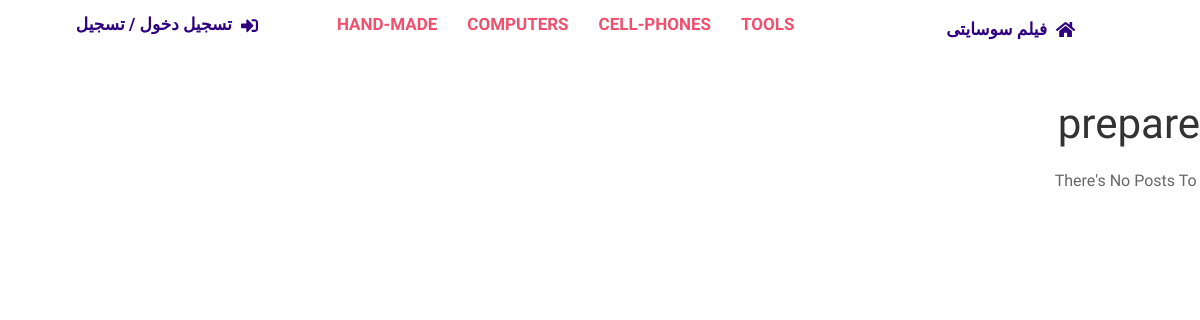
The app's page /tags.php?tags=prepare, older data.
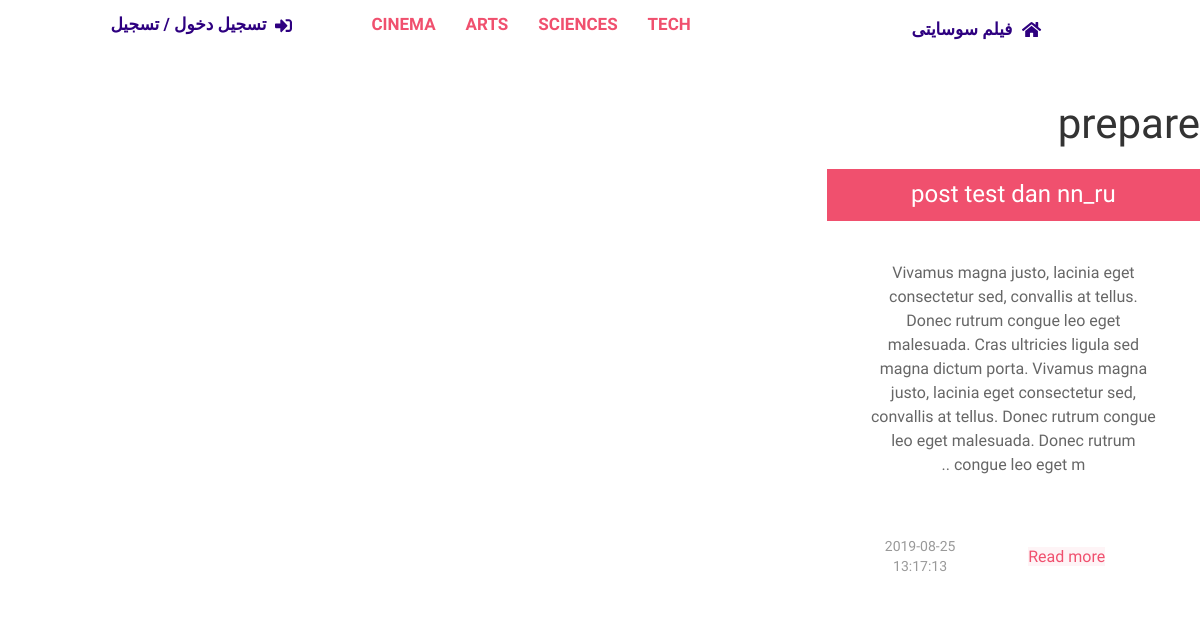
The same page, newer data.
### tables this page shows
CREATE TABLE IF NOT EXISTS `categories` (
  `ID` int(11) NOT NULL,
  `Name` varchar(255) NOT NULL,
  `Description` text NOT NULL,
  `parent` int(11) NOT NULL,
  `Ordering` int(11) DEFAULT NULL,
  `Visibility` tinyint(4) NOT NULL DEFAULT '0',
  `Allow_Comment` tinyint(4) NOT NULL DEFAULT '0',
  `Allow_Ads` tinyint(4) NOT NULL DEFAULT '0'
);

CREATE TABLE IF NOT EXISTS `posts` (
  `Post_ID` int(11) NOT NULL,
  `Name` varchar(255) NOT NULL,
  `Description` text NOT NULL,
  `Image` varchar(255) NOT NULL,
  `Status` varchar(255) NOT NULL,
  `Add_Date` timestamp NOT NULL DEFAULT CURRENT_TIMESTAMP ON UPDATE CURRENT_TIMESTAMP,
  `Rating` float NOT NULL,
  `Approve` tinyint(4) NOT NULL DEFAULT '0',
  `Cat_ID` int(11) NOT NULL,
  `Member_ID` int(11) NOT NULL,
  `tags` varchar(255) DEFAULT NULL
);

### init.php (called while the page is built, shortened)
<?php
include 'admin/connect.php';
$functions = 'includes/functions/';
include $functions . 'functions.php';
  class hook {
    public function inc_header($part = Null, $dash = Null, $header = 'header'){
      $temps = 'includes/templates/';
    return $head = include $temps . $header. $dash . $part. '.php';
    }
  }
 ?>

### tags.php (the view, shortened to what the changed rows need)
<?php
$tags_page = isset($_GET['tags']) ? $_GET['tags'] : '';
include 'init.php';
$hook_up->inc_header();
$new_tag = "tags LIKE '%$tags_page%'";
$posts = get_all_rec("*", "posts", $new_tag, 'Post_ID DESC');
if ($tags_page) { ?>
  <h1><?php echo $_GET['tags']; ?></h1>
  <div class="uk-child-width-1-2@m  uk-child-width-1-3@l uk-text-center" uk-grid>
    <?php
    if (!empty($posts)) {
    foreach ($posts as $post) { ?>
      <div class="">
          <div class="uk-card-header sec_background uk-light">
              <div class="uk-grid-small uk-flex-middle" uk-grid>
                  <div class="uk-width-expand">
                      <h3 class="uk-card-title uk-margin-remove-bottom">
                        <a id="<?php echo $post['Post_ID']; ?>" href="posts.php?postid=<?php echo $post['Post_ID']; ?>" class="checkActive">
                        <?php echo excerpt_len($post['Name']); ?>
                      </a>
                      </h3>
                  </div>
              </div>
          </div>
          <div class="uk-card-body">
              <p><?php echo excerpt_len($post['Description'],300, true); ?></p>
          </div>
          <div class="uk-card-footer uk-margin-remove" uk-grid>
            <div class="uk-width-1-2">
              <a href="posts.php?postid=<?php echo $post['Post_ID']; ?>" class="uk-alert-danger">Read more</a>
            </div>
            <div class="uk-width-1-2">
              <p class="uk-text-meta uk-margin-remove-top"><time datetime="2016-04-01T19:00"><?php echo $post['Add_Date']; ?></time></p>
            </div>
          </div>
        </div>
      <?php
      }
    } else {
      echo "There's No Posts To Show";
    } ?>
  </div>
<?php } else{
  echo "You Must Enter The Tag Name";
} ?>

### includes/templates/header.php (shortened to what the changed rows need)
<?php global $user_info, $session_user, $current_page;  ?>
  <!DOCTYPE html>
  <html lang="ar" dir="rtl">
  <head>
  </head>
  <body>
    <header class="front_header" uk-sticky uk-grid>
      <?php if(isset($_SESSION['user'])) { ?>
        <nav class="uk-navbar uk-width-1-1 uk-margin-remove" uk-navbar>
          <div class="uk-navbar-left">
            <ul class="uk-navbar-nav">
              <li class="list_home">
                <a href="index.php">
                  فيلم سوسايتى
                  <i class="fas fa-home fa-1x"></i>
                </a>
              </li>
            </ul>
          </div>
          <div class="uk-navbar-right">
            <ul class="uk-navbar-nav">
              <?php if($user_info['GroupID'] != 0 ) { ?>
              <li class="list_homepage">
                <a class="MainColor" href="admin/index.php">
                  <i class="fas fa-tachometer-alt fa-1x"></i>
                </a>
              </li>
            <?php } ?>
              <li class="list_homepage <?php if(isset($current_page) && $current_page == 'add-post.php') { echo " active_upper "; } ?>">
                <a href="add-post.php" class="">
                  <i class="fas fa-edit fa-1x"></i>
                  <?php if($current_page == 'add-post.php') { echo "<span class='uk-text-success'> Add Post</span>"; } ?>
                </a>
              </li>
              <li class="list_homepage <?php if(isset($current_page) && $current_page == 'profile.php') { echo " active_upper "; } ?>">
                <a href="profile.php">
                  <i class="fas fa-user fa-1x"></i>
                  <?php if($current_page == 'profile.php') { echo "<span class='uk-text-success'> Profile</span>"; } ?>
                </a>
              </li>
              <li class="list_homepage">
                <a class="MainColor" href="logout.php">
                  <i class="fas fa-sign-out-alt fa-1x"></i>
                </a>
              </li>
            </ul>
          </div>
        </nav>
        <nav class="uk-navbar uk-width-1-1 uk-margin-remove down_nav" uk-navbar>
          <ul class="uk-navbar-nav uk-margin-auto" uk-grid>
            <?php
            $top_nav_cat = get_all_rec('*', 'categories', 'parent = 0', 'ID DESC', 4);
              foreach ($top_nav_cat as $cat) {
                 ?>
                <li class="list_nav uk-padding-remove <?php if(isset($_GET['page_title']) && $_GET['page_title'] == $cat['Name']) { echo "acitveTwo";} ?>">
                   <?php
                  echo "<a class='a_header' href='categories.php?pageid=".$cat['ID']."&page_title=".str_replace(' ', '-', $cat['Name'])."'>";
                    echo $cat['Name'];
                  echo "</a>"; ?>
                </li>
                <?php
                $down_nav_cat = get_all_rec("*", "sub_categories", "category_id = {$cat['ID']}", "id_sub DESC", 4);
                if (!empty($down_nav_cat)) { ?>
                <ul class="child_cat" uk-dropdown>
                <?php
                foreach ($down_nav_cat as $down) { ?>
                <li>
                  <?php
                  echo "<a href='categories.php?pageid=".$down['id_sub']."&page_title=".str_replace(' ', '-', $down['name_sub'])."'>";
                    echo $down['name_sub'];
                  echo "</a>"; ?>
                </li>
            <?php  }  ?>
          </ul>
        <?php } ?>
            <?php } ?>
          </ul>
        </nav>
        <?php } else{ ?>
          <nav class="uk-navbar uk-width-1-1 uk-margin-remove">
            <div class="uk-navbar-right">
              <ul class="uk-navbar-nav uk-margin-auto" uk-grid>
                <?php
                $top_nav_cat = get_all_rec('*', 'categories', 'parent = 0', 'ID DESC', 4);
                  foreach ($top_nav_cat as $cat) {
                    $dod = str_replace( ' ', '-', $cat['Name']);
                    $zoz = isset($_GET['page_title']) ? $_GET['page_title'] : "";
                     ?>
                    <li class="list_nav uk-padding-remove <?php if(isset($zoz) &&$zoz == $dod) {
                      echo "acitveTwo";}  ?>">
                       <?php
                      echo "<a class='a_header' href='categories.php?pageid=".$cat['ID']."&page_title=".str_replace(' ', '-', $cat['Name'])."'>";
                        echo $dod;
                      echo "</a>"; ?>
                    </li>
                <?php } ?>
              </ul>
            </div>
          </nav>
          <?php } ?>
    </header>

Row changes from the older to the newer data that the page shows:
removed categories: Name "TOOLS"
removed categories: Name "CELL-PHONES"
removed categories: Name "COMPUTERS"
removed categories: Name "HAND-MADE"
added categories: Name "TECH"
added categories: Name "SCIENCES"
added categories: Name "ARTS"
added categories: Name "CINEMA"
added posts: Name "post test dan nn_ru", Description "Vivamus magna justo, lacinia eget consectetur sed, convallis at tellus. Donec rutrum congue leo eget malesuada. Cras ultricies ligula sed magna dictum porta. Vivamus magna justo, lacinia eget consectetur sed, convallis at tellus. Donec rutrum congue leo eget malesuada. Donec rutrum congue leo eget m ..", Add_Date "2019-08-25 13:17:13"
Text that changed along with them:
text no longer shown: "There's No Posts To…"
